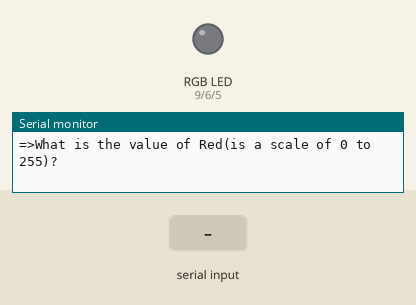
The sketch below on a simulated Arduino Uno, built with avr-gcc and run on an emulated ATmega328P. On the bench: an RGB LED mixed from three pins (HIGH = lit), the last lines printed to the serial monitor. The inputs (shaded band) are chosen by the test bench. Dim RGB values are drawn brighter than linear.

Above: at 1.2 s.
1.3 s: "90,45,200\n" received over Serial
At 5.5 s:
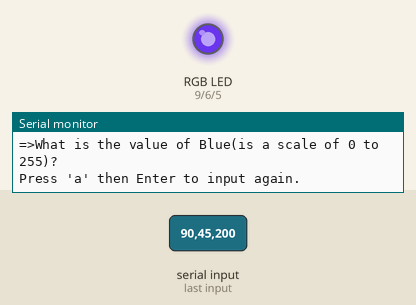
7.2 s: "30,150,10\n" received over Serial
At 9.9 s:
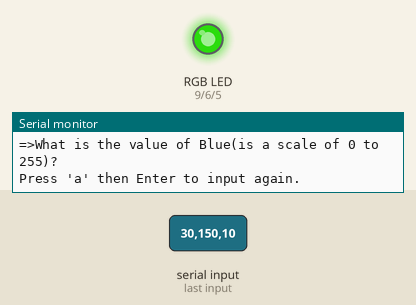
10.2 s: "30,150\n" received over Serial
At 12.37 s:
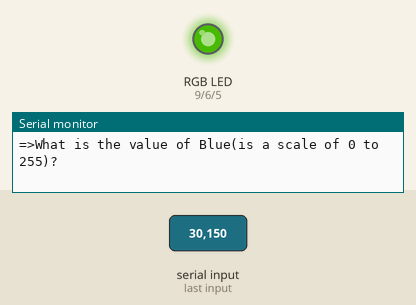
13.2 s: "90,45\n" received over Serial
At 14.9 s:
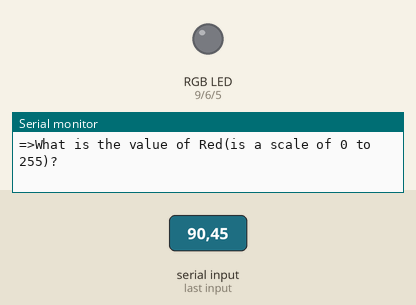
15.7 s: "1,90\n" received over Serial
At 18.4 s:
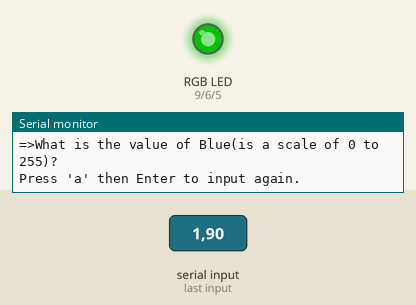
18.7 s: "0\n" received over Serial
At 20.1 s:
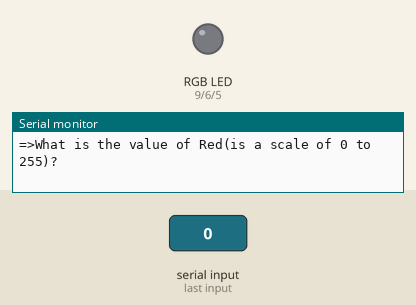
Timing chart, 0 to 21.7 s (numbered marks = the images above; inputs shaded):
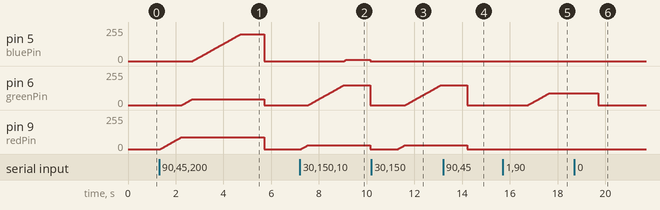

The sketch:

Class_20_Controlling_RGB_By_Input.ino
```cpp
int redPin   = 9 ;
int greenPin = 6 ;
int bluePin  = 5 ;

int redValue    ;
int greenValue  ;
int blueValue   ;

int delayTime = 10;


void setup() {
  // put your setup code here, to run once:
Serial.begin(9600);
digitalWrite(redPin,OUTPUT);
digitalWrite(greenPin,OUTPUT);
digitalWrite(bluePin,OUTPUT);
}

void loop() {
  // put your main code here, to run repeatedly:

  Serial.println("=>What is the value of Red(is a scale of 0 to 255)?");
  while(Serial.available() == 0)
  {
    }
  redValue = Serial.parseInt();

  Serial.println("=>What is the value of Green(is a scale of 0 to 255)?");
    while(Serial.available() == 0)
  {
    }
  greenValue = Serial.parseInt();

  Serial.println("=>What is the value of Blue(is a scale of 0 to 255)?");
  while(Serial.available() == 0)
  {
    }
  blueValue = Serial.parseInt();

  for(int i = 0 ; i < redValue ; i = i + 1 )
  {
    analogWrite(redPin,i);
    delay(delayTime);
  }
  for(int j = 0 ; j < greenValue ; j = j + 1 )
  {
    analogWrite(greenPin,j);
    delay(delayTime);
  }
  for(int k = 0 ; k < blueValue ; k = k + 1 )
  {
    analogWrite(bluePin,k);
    delay(delayTime);
  }

  Serial.println();
  Serial.println("Press 'a' then Enter to input again.");
  while(Serial.available()==0)
  {
    }
  String ifAgain = Serial.readString();
  if(ifAgain = "a"){
    analogWrite(redPin,0);
    analogWrite(bluePin,0);
    analogWrite(greenPin,0);
  }
  Serial.println("________________________________________________________");


}
```

Measured:
- after the input at 1.3 s, pin 5 (bluePin): rises from 0/255 to 199/255 in 2.0 s, then falls to 0/255 in 1.0 s; pin 6 (greenPin): rises from 0/255 to 44/255 in 0.43 s, then falls to 0/255 in 3.0 s; pin 9 (redPin): rises from 0/255 to 89/255 in 0.88 s, then falls to 0/255 in 3.5 s
- after the input at 7.2 s, pin 5 (bluePin): rises from 0/255 to 9/255 in 0.08 s, then falls to 0/255 in 1.0 s; pin 6 (greenPin): rises from 0/255 to 149/255 in 1.5 s, then falls to 0/255 in 1.1 s; pin 9 (redPin): rises from 0/255 to 29/255 in 0.28 s, then falls to 0/255 in 2.6 s
- after the input at 10.2 s, pin 6 (greenPin): moves from 0/255 to 149/255 over 1.5 s, starting after 1.4 s; pin 9 (redPin): moves from 0/255 to 29/255 over 0.28 s, starting after 1.1 s
- after the input at 13.2 s, pin 6 (greenPin): 149/255 → 0/255 after 1.0 s; pin 9 (redPin): 29/255 → 0/255 after 1.0 s
- after the input at 15.7 s, pin 6 (greenPin): moves from 0/255 to 89/255 over 0.88 s, starting after 1.1 s
- after the input at 18.7 s, pin 6 (greenPin): 89/255 → 0/255 after 1.0 s
